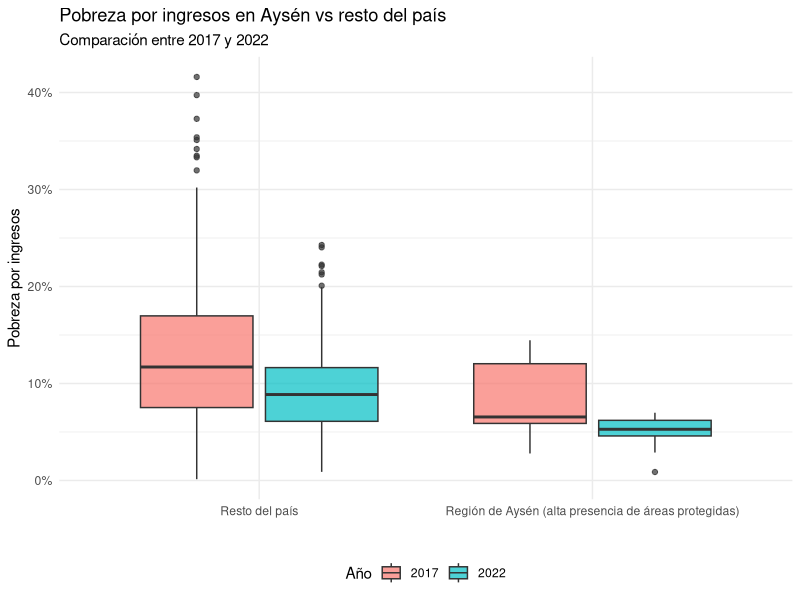
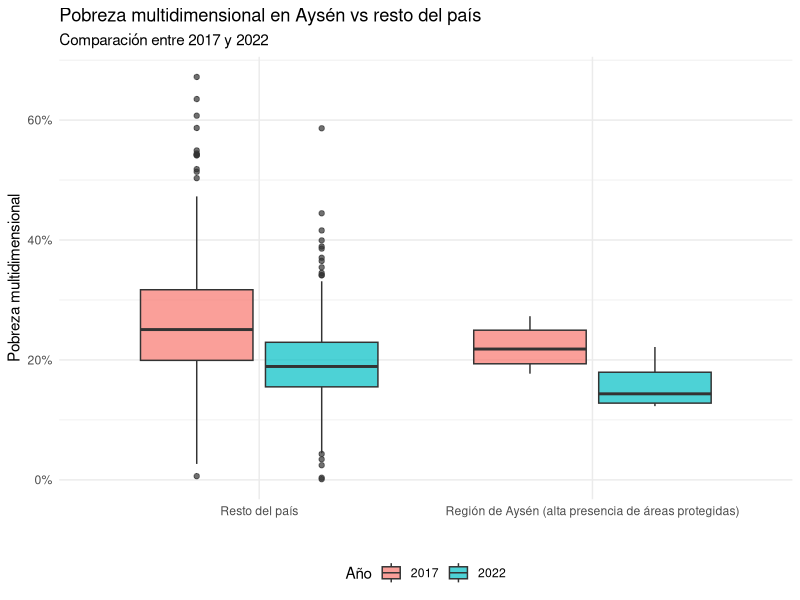

Generate these figures, in order, with R:
## ---- chunk 1
library(tidyverse)
library(scales)

# Tema gráfico general
theme_set(theme_minimal())

# Cargar bases de datos
pobreza <- read_csv(
  "data/raw/pobreza_comunal_2017_2022.csv",
  show_col_types = FALSE
)

areas_protegidas <- read_csv(
  "data/raw/areas_protegidas_aysen.csv",
  show_col_types = FALSE
)

# Comunas de la Región de Aysén
comunas_aysen <- c(
  "Coyhaique", "Aysén", "Cisnes", "Guaitecas", "Cochrane",
  "O'Higgins", "Tortel", "Chile Chico", "Río Ibáñez", "Lago Verde"
)

# Crear variable de tratamiento y cambios 2017–2022
pobreza <- pobreza %>%
  mutate(
    tratamiento = if_else(
      nombre_comuna %in% comunas_aysen,
      "Región de Aysén (alta presencia de áreas protegidas)",
      "Resto del país"
    ),
    tratamiento = factor(
      tratamiento,
      levels = c("Resto del país",
                 "Región de Aysén (alta presencia de áreas protegidas)")
    ),
    cambio_ingresos = pobreza_ingresos_2022 - pobreza_ingresos_2017,
    cambio_multidimensional = pobreza_multidimensional_2022 - pobreza_multidimensional_2017
  )
## ---- chunk 2
pobreza %>%
  select(
    codigo_comuna, nombre_comuna,
    pobreza_ingresos_2017, pobreza_ingresos_2022,
    pobreza_multidimensional_2017, pobreza_multidimensional_2022
  ) %>%
  head()
## ---- chunk 3
areas_protegidas %>%
  count(categoria, name = "cantidad")
## ---- chunk 4
areas_protegidas %>%
  arrange(nombre_area) %>%
  head(10)
## ---- chunk 5
pobreza %>%
  count(tratamiento, name = "numero_comunas")
## ---- chunk 6
pobreza_long_ingresos <- pobreza %>%
  select(nombre_comuna, tratamiento,
         pobreza_ingresos_2017, pobreza_ingresos_2022) %>%
  pivot_longer(
    cols = starts_with("pobreza_ingresos_"),
    names_to = "anio",
    values_to = "pobreza"
  ) %>%
  mutate(anio = if_else(anio == "pobreza_ingresos_2017", "2017", "2022"))

ggplot(pobreza_long_ingresos,
       aes(tratamiento, pobreza, fill = anio)) +
  geom_boxplot(alpha = 0.7) +
  scale_y_continuous(labels = percent_format()) +
  labs(
    title = "Pobreza por ingresos en Aysén vs resto del país",
    subtitle = "Comparación entre 2017 y 2022",
    x = "", y = "Pobreza por ingresos",
    fill = "Año"
  ) +
  theme(legend.position = "bottom")
## ---- chunk 7
pobreza_long_multi <- pobreza %>%
  select(nombre_comuna, tratamiento,
         pobreza_multidimensional_2017, pobreza_multidimensional_2022) %>%
  pivot_longer(
    cols = starts_with("pobreza_multidimensional_"),
    names_to = "anio",
    values_to = "pobreza"
  ) %>%
  mutate(anio = if_else(anio == "pobreza_multidimensional_2017", "2017", "2022"))

ggplot(pobreza_long_multi,
       aes(tratamiento, pobreza, fill = anio)) +
  geom_boxplot(alpha = 0.7) +
  scale_y_continuous(labels = percent_format()) +
  labs(
    title = "Pobreza multidimensional en Aysén vs resto del país",
    subtitle = "Comparación entre 2017 y 2022",
    x = "", y = "Pobreza multidimensional",
    fill = "Año"
  ) +
  theme(legend.position = "bottom")
## ---- chunk 8
resumen_cambios <- pobreza %>%
  group_by(tratamiento) %>%
  summarise(
    cambio_prom_ingresos = mean(cambio_ingresos, na.rm = TRUE),
    cambio_prom_multidimensional = mean(cambio_multidimensional, na.rm = TRUE),
    .groups = "drop"
  )

resumen_cambios
